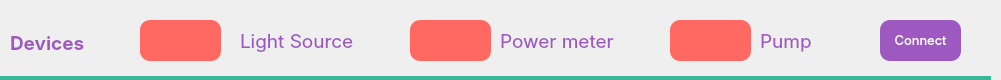
      <widget class="QWidget" name="connectDevices_field" native="true">
       <property name="geometry">
        <rect>
         <x>0</x>
         <y>0</y>
         <width>1001</width>
         <height>80</height>
        </rect>
       </property>
       <widget class="QLabel" name="label_devices_7">
        <property name="geometry">
         <rect>
          <x>10</x>
          <y>0</y>
          <width>101</width>
          <height>85</height>
         </rect>
        </property>
        <property name="font">
         <font>
          <family>Inter</family>
          <pointsize>14</pointsize>
          <weight>75</weight>
          <bold>true</bold>
         </font>
        </property>
        <property name="styleSheet">
         <string notr="true">color:#9D59BF;</string>
        </property>
        <property name="text">
         <string>Devices</string>
        </property>
       </widget>
       <widget class="QLabel" name="status_pump_6">
        <property name="geometry">
         <rect>
          <x>670</x>
          <y>20</y>
          <width>81</width>
          <height>41</height>
         </rect>
        </property>
        <property name="font">
         <font>
          <strikeout>false</strikeout>
         </font>
        </property>
        <property name="styleSheet">
         <string notr="true">
background-color: #ff6961 ;
border-radius: 10px;
border-style: outset;

</string>
        </property>
        <property name="text">
         <string/>
        </property>
       </widget>
       <widget class="QLabel" name="status_lightSource_6">
        <property name="geometry">
         <rect>
          <x>140</x>
          <y>20</y>
          <width>81</width>
          <height>41</height>
         </rect>
        </property>
        <property name="font">
         <font>
          <strikeout>false</strikeout>
         </font>
        </property>
        <property name="styleSheet">
         <string notr="true">
background-color: #ff6961 ;
border-radius: 10px;
border-style: outset;

</string>
        </property>
        <property name="text">
         <string/>
        </property>
       </widget>
       <widget class="QPushButton" name="connect_button_6">
        <property name="geometry">
         <rect>
          <x>880</x>
          <y>20</y>
          <width>81</width>
          <height>41</height>
         </rect>
        </property>
        <property name="font">
         <font>
          <family>Inter</family>
          <pointsize>10</pointsize>
          <weight>50</weight>
          <bold>false</bold>
          <kerning>false</kerning>
         </font>
        </property>
        <property name="styleSheet">
         <string notr="true">background-color: #9D59BF;
border-radius: 10px;
border:none;
color: #FFFFFF;
</string>
        </property>
        <property name="text">
         <string>Connect</string>
        </property>
        <property name="autoDefault">
         <bool>false</bool>
        </property>
        <property name="default">
         <bool>false</bool>
        </property>
       </widget>
       <widget class="QLabel" name="label_pump_8">
        <property name="geometry">
         <rect>
          <x>760</x>
          <y>0</y>
          <width>71</width>
          <height>81</height>
         </rect>
        </property>
        <property name="font">
         <font>
          <family>Inter</family>
          <pointsize>14</pointsize>
         </font>
        </property>
        <property name="styleSheet">
         <string notr="true">color:#9D59BF;</string>
        </property>
        <property name="text">
         <string>Pump</string>
        </property>
       </widget>
       <widget class="QLabel" name="label_lightSource_8">
        <property name="geometry">
         <rect>
          <x>240</x>
          <y>0</y>
          <width>179</width>
          <height>81</height>
         </rect>
        </property>
        <property name="font">
         <font>
          <family>Inter</family>
          <pointsize>14</pointsize>
         </font>
        </property>
        <property name="styleSheet">
         <string notr="true">color:#9D59BF;</string>
        </property>
        <property name="text">
         <string>Light Source</string>
        </property>
       </widget>
       <widget class="QLabel" name="label_powerMeter_8">
        <property name="geometry">
         <rect>
          <x>500</x>
          <y>0</y>
          <width>179</width>
          <height>81</height>
         </rect>
        </property>
        <property name="font">
         <font>
          <family>Inter</family>
          <pointsize>14</pointsize>
         </font>
        </property>
        <property name="styleSheet">
         <string notr="true">color:#9D59BF;</string>
        </property>
        <property name="text">
         <string>Power meter</string>
        </property>
       </widget>
       <widget class="QLabel" name="status_powerMeter_6">
        <property name="geometry">
         <rect>
          <x>410</x>
          <y>20</y>
          <width>81</width>
          <height>41</height>
         </rect>
        </property>
        <property name="font">
         <font>
          <strikeout>false</strikeout>
         </font>
        </property>
        <property name="styleSheet">
         <string notr="true">
background-color: #ff6961 ;
border-radius: 10px;
border-style: outset;

</string>
        </property>
        <property name="text">
         <string/>
        </property>
       </widget>
       <widget class="Line" name="line_3">
        <property name="geometry">
         <rect>
          <x>0</x>
          <y>70</y>
          <width>991</width>
          <height>16</height>
         </rect>
        </property>
        <property name="styleSheet">
         <string notr="true">color: #3AB795;</string>
        </property>
        <property name="frameShadow">
         <enum>QFrame::Plain</enum>
        </property>
        <property name="lineWidth">
         <number>5</number>
        </property>
        <property name="orientation">
         <enum>Qt::Horizontal</enum>
        </property>
       </widget>
      </widget>
